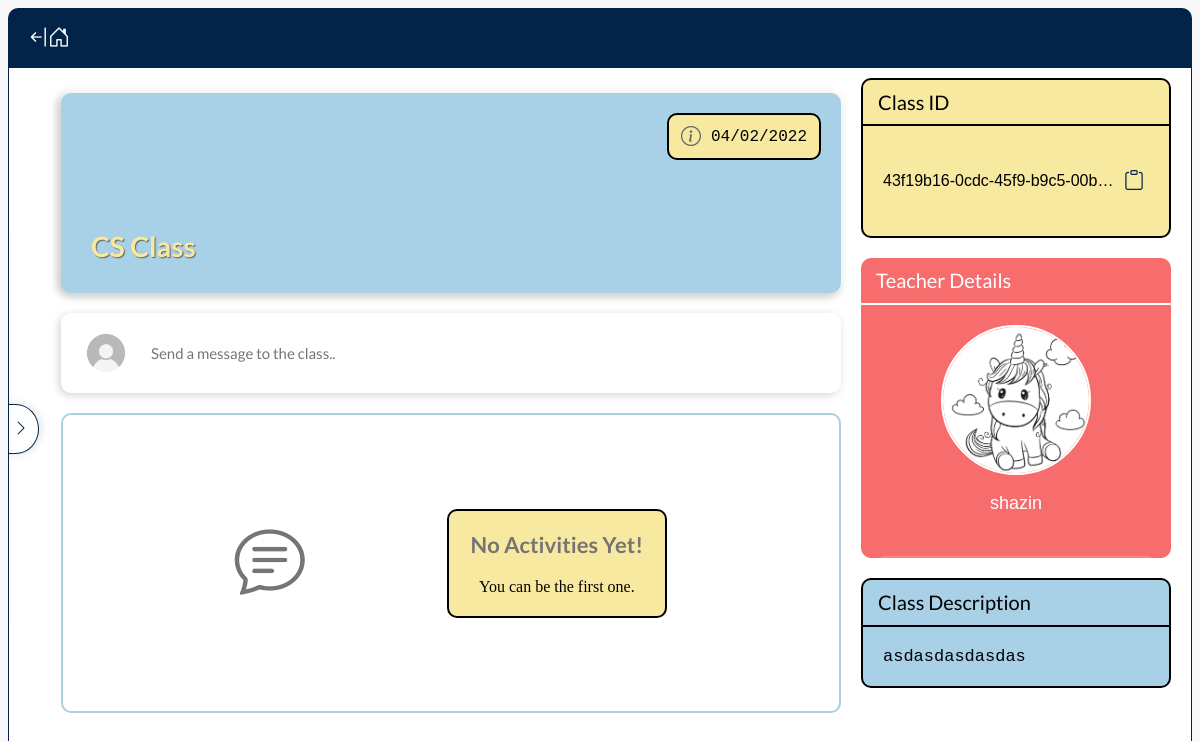
/class/43f19b160cdc45f9b9c500bc169b2517/ (signed in), run on the app's committed database.
### home/models.py (models this page shows, shortened)
class Class(models.Model):
    id = models.UUIDField(primary_key=True, default=uuid.uuid4, editable=False)
    teacher = models.ForeignKey(CustomUser, on_delete=models.CASCADE)
    title = models.CharField(max_length=80, null=False, blank=False)
    description = models.CharField(max_length=300, null=False, blank=False)
    date_started = models.DateTimeField(auto_now_add=True)
    active = models.BooleanField(default=True)
    @property
    def get_url(self):
        return reverse('classmenu:class', kwargs={'classID' : self.id})
    @property
    def formatted_date(self):
        from .backends import check_if_today_or_yesterday
        return check_if_today_or_yesterday(self.date_started)

### register/models.py (models this page shows, shortened)
class CustomUser(AbstractBaseUser):
    email = models.EmailField(verbose_name='email', max_length=254, unique=True)
    username = models.CharField(max_length=30, unique=False)
    date_joined = models.DateTimeField(verbose_name='date joined', auto_now_add=True)
    last_login = models.DateTimeField(verbose_name='last login', auto_now=True)
    is_admin = models.BooleanField(default=False)
    is_active = models.BooleanField(default=True)
    is_staff = models.BooleanField(default=False)
    is_superuser = models.BooleanField(default=False)
    account_type = models.CharField(max_length=7, choices=ACCOUNT_TYPES, blank=False, null=False)
    profile_pic = models.ImageField(blank=True, upload_to=get_image_upload_location, default='profile/default.jpg')
    bio = models.TextField(max_length=300, null=True, blank=True)
    is_email_verified = models.BooleanField(default=False)
    image_storage_id = models.UUIDField(default=uuid.uuid4, editable=False)
    objects = CustomUserManager()
    USERNAME_FIELD = 'email'
    REQUIRED_FIELDS = ['username', 'account_type']
    @property
    def profile_pic_path(self):
        return f'/media/{self.profile_pic}'

### classmenu/views.py (the view)
# urls.py: path('<classID>/', ClassMenuView.as_view(), name="class"),
class ClassMenuView(View):
    @classentry_check()
    def get(self, request, classID):
        classObj = Class.objects.get(id=classID)
        return render(request, 'classmenu/class.html', {
            'classObj' : classObj,
            'msgObjects' : classObj.messagepublic_set.all(),
        })

### templates/classmenu/class.html (shortened to what this page needs)
{% extends 'classmenu/base.html' %}
{% load static %}
{% block headextraextra %}
<link rel='stylesheet' href="{% static 'css/classmenu/class.css' %}">
{% endblock headextraextra %}
{% block bodyextra %}
<div class="main-content">
    <div class="item header">
        <div class="date-box">
            <i class="bi bi-info-circle"></i>
            <span>{{ classObj.formatted_date }}</span>
        </div>
        <h1>{{ classObj.title }}</h1>
    </div>
    <div class="item msg-div">
        <div class="dummy-overlay">
            <img src="{{ user.profile_pic_path }}">
            <span>Send a message to the class..</span>
        </div>
                        {% include 'blocks/attach-files.html' %}
    </div>
    <div class="all-messages">
        {% if msgObjects %}
            {% for msgObj in msgObjects %}
                <div class="item recieve-msg">
                    <div class="top-bar">
                        <img src="{{ msgObj.user.profile_pic_path }}">
                        {% if msgObj.user == classObj.teacher %}
                            <div class="sender-name" style="color: white; background-color: var(--tertiary-color);">
                                <i class="bi bi-person-fill"></i>
                        {% else %}
                            <div class="sender-name">
                        {% endif %}
                                <span>{{ msgObj.user.username }}</span>
                            </div>
                        {% if msgObj.formatted_date == 'Today' or msgObj.formatted_date == 'Yesterday' %}
                            <div class="date" style="color: var(--tertiary-color)"><span>{{ msgObj.formatted_date }}</span></div>
                            {% else %}
                            <div class="date" style="color: rgb(71, 71, 71)"><span>{{ msgObj.formatted_date }}</span></div>
                        {% endif %}
                        <div class="time"><span>{{ msgObj.time_only }}</span></div>
                    </div>
                    <div class="content-box">
                        <p>{{ msgObj.content }}</p>
                    </div>
                    {% if msgObj.urls.all %}
                        <div class="url-msg-box">
                            <div class="header-box">
                                <span>URL's</span>
                            </div>
                            <div class="content-box">
                                {% for urlObj in msgObj.urls.all %}
                                    <div class="url-container">
                                        <span><a href="{{ urlObj.url }}" target="_blank">{{ urlObj.url }}</a></span>
                                        <div class="icon-butt" onclick="copyText('{{ urlObj.url }}')">
                                            <i class="bi bi-clipboard"></i>
                                        </div>
                                    </div>
                                {% endfor %}
                            </div>
                        </div>
                        {% endif %}
                        {% if msgObj.files.all %}
                        <div class="file-msg-box">
                            <div class="header-box">
                                <span>Files</span>
                            </div>
                            <div class="content-box">
                                {% for fileObj in msgObj.files.all %}
                                    <div class="file-container">
                                        <div class="download-butt" onclick="downloadFile('{{ fileObj.file_location }}')">
                                            <i class="bi bi-download"></i>
                                        </div>
                                        <div class="format-parent">
                                            <div class="format-box">{{ fileObj.format }}</div>
                                        </div>
                                        <div class="bottom-box"><span>{{ fileObj.file_name }}</span></div>
                                    </div>
                                {% endfor %}
                            </div>
                        </div>
                    {% endif %}
                </div>
            {% endfor %}
        {% else %}
        <div class="item empty-div">
            <div class="icon-box">
                <i class="bi bi-chat-text"></i>
            </div>
            <div class="text-box">
                <h2>No Activities Yet!</h2>
                <span>You can be the first one.</span>
            </div>
        </div>
        {% endif %}
    </div>
</div>
<div class="right-content" tabindex="0">
    <div class="item class-id">
        <div class="header">Class ID</div>
        <div class="id-box">
            <span>{{ classObj.id }}</span>
            <div class="icon-box" title="copy">
                <i class="bi bi-clipboard"></i>
            </div>
        </div>
    </div>
    <div class="item teacher-details">
        <div class="header">Teacher Details</div>
        <div class="sub-box">
            <img src="{{ classObj.teacher.profile_pic_path }}"></img>
            <div class="name-box"><p>{{ classObj.teacher.username }}</p></div>
        </div>
        <div class="extra-box">
            <div class="bio-box">{{ classObj.teacher.bio }}</div>
        </div>
    </div>
    <div class="item class-desc">
        <div class="header">Class Description</div>
        <div class="sub-box">
            <div class="desc-box">{{ classObj.description }}</div>
        </div>
    </div>
</div>
{% endblock bodyextra %}

### static/css/base.css (style rules this page uses)
* { box-sizing: border-box; }
:root { --primary-color: #022449; --secondary-color: #A8D0E6; --secondary-dark-color: #a7ffff; --secondary-light-color: white; --secondary-lighter-color: white; --tertiary-color: #F76C6C; --quaternary-color: #F8E9A1; --text-color: #757575; --shadow-color: rgba(0, 0, 0, 0.349); --shadow-light-color: rgba(0, 0, 0, 0.171); --green-color: #00ff00; --green-light-color: #83ff83; --light-text-color: rgb(230, 230, 230); --error-red-color: red; }

### static/css/classmenu/base.css (style rules this page uses)
body { position: relative; height: calc( 100vh - 18px ); display: flex; justify-content: flex-start; align-items: center; flex-direction: column; background-color: rgb(248, 248, 248); overflow: hidden; }

### data on the page
Class: formatted_date "04/02/2022", title "CS Class", id "43f19b16-0cdc-45f9-b9c5-00b…", teacher.profile_pic_path (picture), teacher.username "shazin", description "asdasdasdasdas"
CustomUser: profile_pic_path (placeholder picture)
